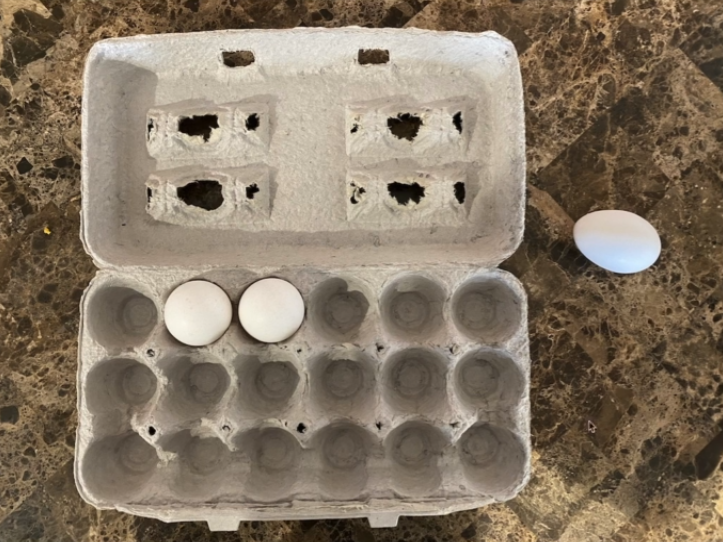
#> input picture images/egg_3.png, 723 x 542 px
$ python counting_the_eggs_all.py
#> lines starting #> are read from the running program, lines starting #| are printed output that depends on the picture; after the words box and inside, x2 and y2 are one past the last pixel; in counts of white or black regions, pixels touching at a corner belong together
import cv2 as cv
import numpy as np
from datetime import datetime as dt
import matplotlib.pyplot as plt

######################################################
image = cv.imread('./images/egg_3.png')
#> image is the input picture: shape (542, 723, 3); mean B, G, R 100.7, 119, 133.6
cv.imshow('input', image)
cv.waitKey(200)

gray = cv.cvtColor(image, cv.COLOR_BGR2GRAY)
cv.imshow('gray', gray)
cv.waitKey(200)

blured = cv.GaussianBlur(gray, (9,9), None)
cv.imshow('blured', blured)
cv.waitKey(200)

threshold, binary = cv.threshold(blured, 0, 255, cv.THRESH_BINARY + cv.THRESH_OTSU)
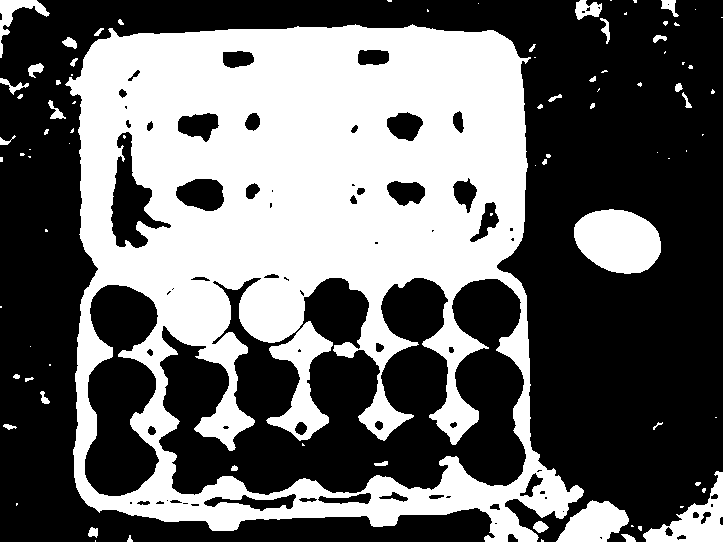
#> binary: shape (542, 723); 40.7% white; 88 white regions (48 under 20 px), largest, box (x1, y1, x2, y2) and area: (65, 24, 584, 542) 144567, (574, 209, 661, 274) 4337, (266, 321, 333, 441) 3187
#> threshold = 129
print(threshold) # 125.0
#| 129.0
cv.imshow('binary', binary)
cv.waitKey(200)

eroded = cv.erode(binary, None, iterations=1)
#> eroded: shape (542, 723); 37.3% white; 62 white regions (39 under 20 px)
cv.imshow('Eroded', eroded)
cv.waitKey(200)


contours, hierarchies = cv.findContours(eroded, cv.RETR_EXTERNAL, cv.CHAIN_APPROX_SIMPLE)
#> contours = 57 contours, 44 with area under 20; largest, box (x1, y1, x2, y2) and area: (67, 26, 583, 542) 215802, (575, 210, 660, 273) 3933, (644, 472, 723, 542) 1940, (558, 502, 628, 542) 1688, (0, 0, 48, 39) 442
# print(len(contours)) # 30
the_biggest_contour_by_area = max(contours , key=cv.contourArea)
#> the_biggest_contour_by_area = contour of 657 points, box (x1, y1, x2, y2) (67, 26, 583, 542), area 215802
box_contour = the_biggest_contour_by_area
#> box_contour has the same summary as the_biggest_contour_by_area
# biggest_area = cv.contourArea(the_biggest_contour_by_area)
contour_image = image.copy()
cv.drawContours(contour_image, [box_contour], -1, (0,255,255), 2)
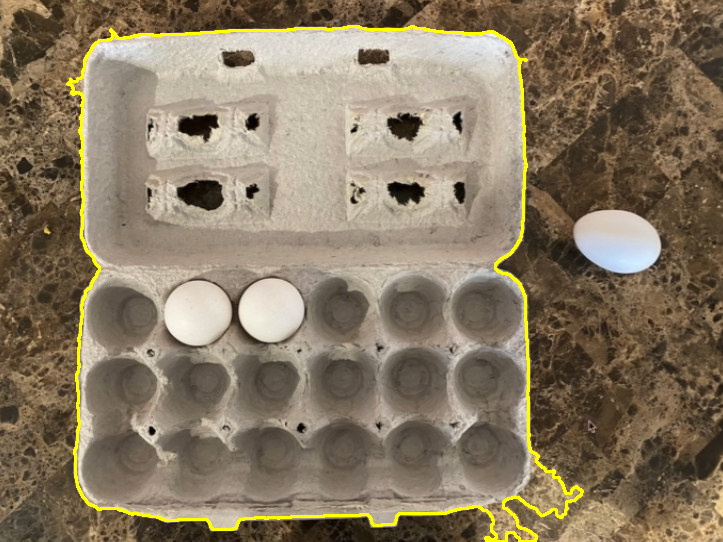
#> contour_image: shape (542, 723, 3); 1.81% of pixels changed, all inside (x1, y1, x2, y2) = (66, 25, 584, 542)
cv.imshow('contour_image_1', contour_image)
cv.waitKey(200)


perimeter = cv.arcLength(box_contour,True)
#> perimeter = 2280.8
approximate_contour = cv.approxPolyDP(box_contour,perimeter*0.04,True)
#> approximate_contour = [[110, 29], [86, 501], [535, 541], [526, 59]]
contour_image_2 = image.copy()
cv.drawContours(contour_image_2, [approximate_contour], -1, (0,255,255), 2)
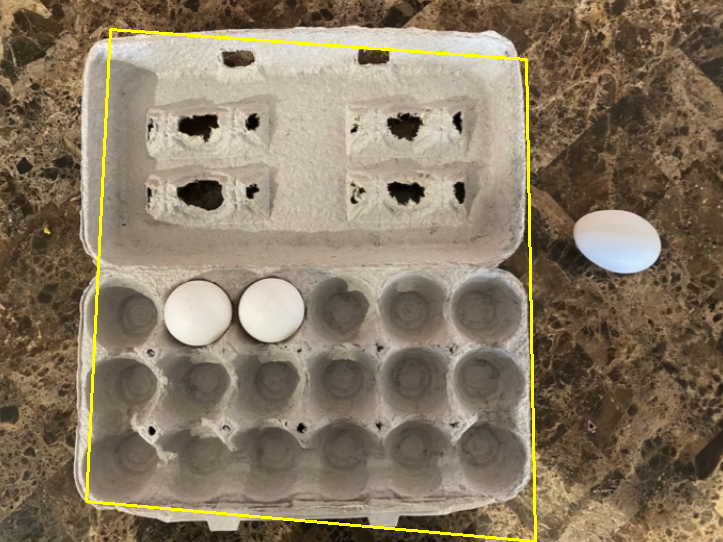
#> contour_image_2: shape (542, 723, 3); 1.39% of pixels changed, all inside (x1, y1, x2, y2) = (85, 28, 537, 542)
# cv.imshow('contour_image_2', contour_image_2)
# cv.waitKey(200)

approximate_contour_2 = cv.convexHull(box_contour)
#> approximate_contour_2 = contour of 27 points, box (x1, y1, x2, y2) (67, 26, 583, 542), area 240810
contour_image_3 = image.copy()
cv.drawContours(contour_image_3, [approximate_contour_2], -1, (0,255,255), 2)
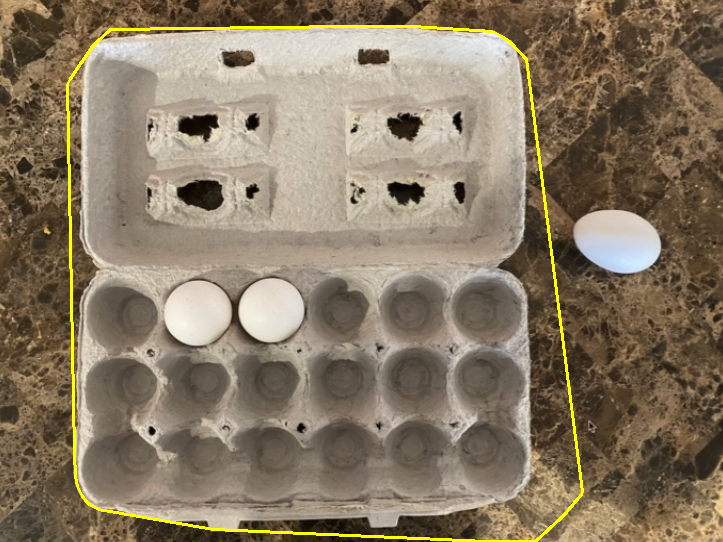
#> contour_image_3: shape (542, 723, 3); 1.42% of pixels changed, all inside (x1, y1, x2, y2) = (66, 25, 584, 542)
cv.imshow('contour_image_3', contour_image_3)
cv.waitKey(200)
# [15 lines of commented-out code are left out]

rectangle_image = image.copy()
x,y,w,h = cv.boundingRect(box_contour)
#> x = 67; y = 26; w = 516; h = 516
my_hand_made_contour = np.array([[x,y],[x+w,y],[x+w,y+h],[x,y+h]])
#> my_hand_made_contour = [[67, 26], [583, 26], [583, 542], [67, 542]]
cv.rectangle(rectangle_image, (x, y), (x+w, y+h), (0,255,255), 2)
#> rectangle_image: shape (542, 723, 3); 1.31% of pixels changed, all inside (x1, y1, x2, y2) = (66, 25, 585, 542)
# [10 lines of commented-out code are left out]
mask = np.zeros(image.shape[:2], dtype='uint8')
cv.drawContours(mask, [approximate_contour_2], -1, (255,255,255), -1)
#> mask: shape (542, 723); 61.7% white; 1 black region, box (x1, y1, x2, y2) and area: (0, 0, 723, 542) 150143
cv.imshow('Mask', mask)
cv.waitKey(200)


box = cv.bitwise_and(image.copy(),image.copy(),mask=mask)
cv.imshow('box', box)
cv.waitKey(200)

#####################################################################################################
#####################################################################################################
#####################################################################################################
image = box
cv.imshow('input 2', image)
cv.waitKey(200)

gray = cv.cvtColor(image, cv.COLOR_BGR2GRAY)
cv.imshow('gray 2', gray)
cv.waitKey(200)

blured = cv.GaussianBlur(gray, (3,3), None)
cv.imshow('blured 2', blured)
cv.waitKey(200)

threshold, binary = cv.threshold(blured, 200, 255, cv.THRESH_BINARY)
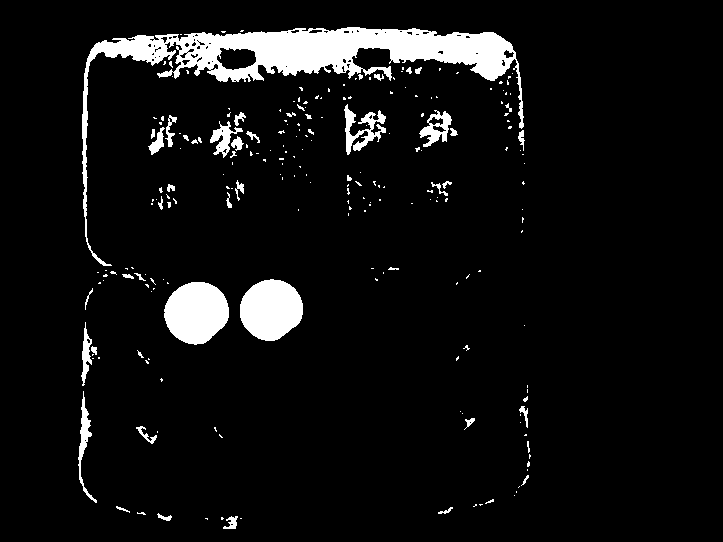
#> binary: shape (542, 723); 6.6% white; 227 white regions (179 under 20 px)
cv.imshow('binary 2', binary)
cv.waitKey(200)

contours, hierarchies = cv.findContours(binary, cv.RETR_EXTERNAL, cv.CHAIN_APPROX_SIMPLE)
#> contours = 227 contours, 197 with area under 20; largest, box (x1, y1, x2, y2) and area: (82, 27, 524, 266) 14146, (164, 282, 229, 345) 3020, (240, 279, 303, 341) 2904, (344, 104, 386, 155) 662, (419, 110, 452, 147) 580
# print(len(contours)) # 220
contour_image = image.copy()
cv.drawContours(contour_image, contours, -1, (0,255,255), -1)
cv.imshow('contour_image_1 2', contour_image)
cv.waitKey(200)

selected_contours = []
for index, cnt in enumerate(contours):
    area = cv.contourArea(cnt)
    # print(f"index: {index} has area: {area}")
    if area > 500:
        selected_contours.append(cnt)

    pass
#> this loop made 227 passes
#> area on passes 4, 5, 7: 80.5, 38, 24
#> after the loop, selected_contours = 5 contours; box (x1, y1, x2, y2) and area: (82, 27, 524, 266) 14146, (164, 282, 229, 345) 3020, (240, 279, 303, 341) 2904, (344, 104, 386, 155) 662, (419, 110, 452, 147) 580

print(f"selected_contours: {len(selected_contours)}")
#| selected_contours: 5
contour_image = image.copy()
cv.drawContours(contour_image, selected_contours, -1, (0,255,255), -1)
cv.imshow('selected_contours', contour_image)
cv.waitKey(200)


circle_contours = []
circle_count = 0
for index, cnt in enumerate(selected_contours):
    circle_check_image = image.copy()
    (x,y),radius = cv.minEnclosingCircle(cnt)
    x = int(x)
    y = int(y)
    circle_area = np.pi * radius**2
    contour_area = cv.contourArea(cnt)
    radius = int(radius)
    off_percentage = int(((circle_area-contour_area)/contour_area)*100)

    if(off_percentage) <= 50:
        is_circle = True
        circle_contours.append(cnt)
        circle_count += 1
    else:
        is_circle = False

    print("looking at contour index: ",index , "circle attributes: ",x,y,radius)
    print("circle area: ",circle_area,"contour area: ",contour_area,"off_percentage: ",off_percentage)
    print("stats", index , is_circle, circle_count)

    cv.drawContours(circle_check_image, [cnt], -1, (0,255,255), -1)
    cv.circle(circle_check_image,(x,y),radius,(255,255,255),2)
    cv.imshow('circle_check_image', circle_check_image)
    cv.waitKey(200)
    pass
#> this loop made 5 passes
#> (x, y, radius, circle_area, contour_area, off_percentage, is_circle, circle_count) on passes 1 to 2: (196, 311, 32, 3298.3, 3020.5, 9, True, 1), (270, 309, 31, 3173.2, 2903.5, 9, True, 2)
#> (printed output is left out)
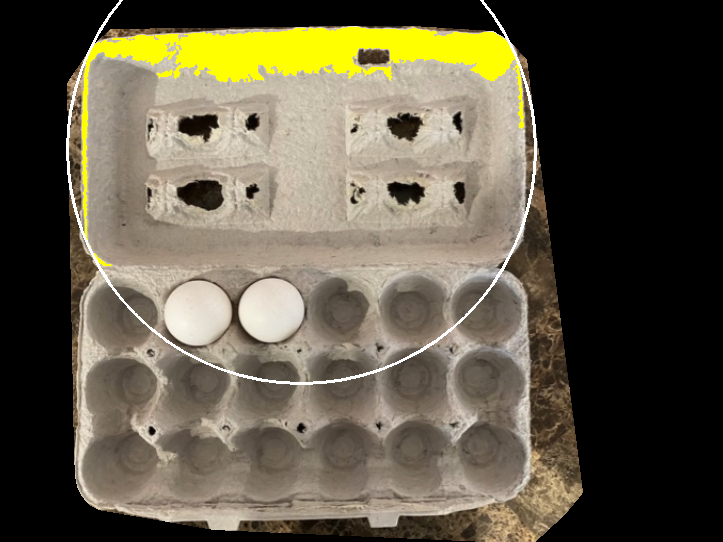
#> circle_check_image: shape (542, 723, 3); mean B, G, R 70.2, 89.2, 96.4
#> after the loop, circle_contours = 2 contours; box (x1, y1, x2, y2) and area: (164, 282, 229, 345) 3020, (240, 279, 303, 341) 2904; circle_count = 2

image_output = image.copy()
cv.drawContours(image_output, circle_contours, -1, (0,255,255), 2)
cv.putText(image_output, f"number of eggs {circle_count}" , (30, 30), cv.FONT_HERSHEY_SIMPLEX, 0.7, (0, 255, 255), 2)
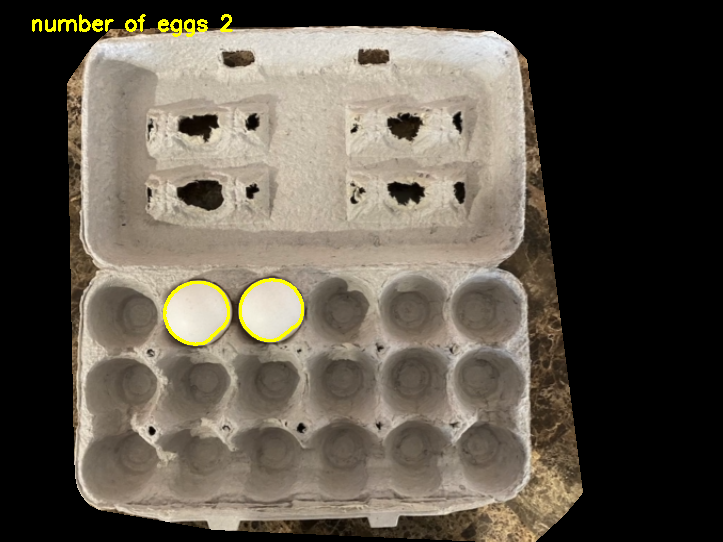
#> image_output: shape (542, 723, 3); mean B, G, R 75.8, 87.2, 94.6
cv.imshow('image_output', image_output)
cv.waitKey()

$ run again, with images/egg_1.png copied over images/egg_3.png
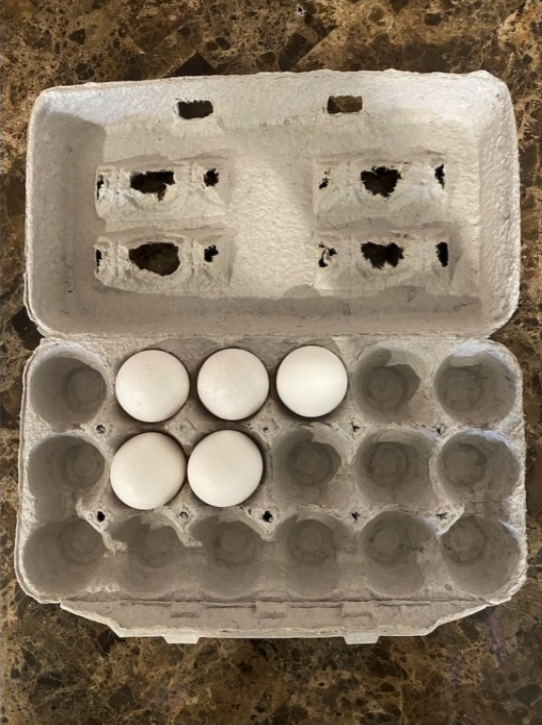
#> input picture images/egg_1.png, 542 x 725 px
#> image is the input picture: shape (725, 542, 3); mean B, G, R 100.3, 119.9, 134.8
#> `threshold, binary = cv.threshold(blured, 0, 255, cv.THRESH_BINARY + cv..`:
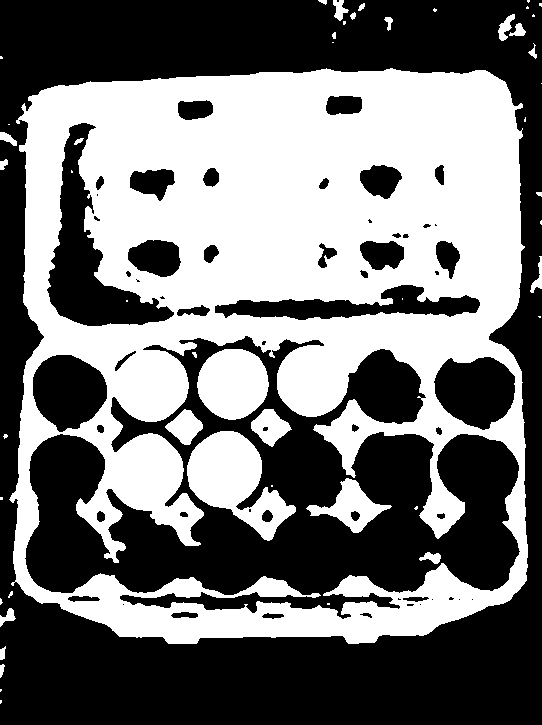
#> binary: shape (725, 542); 46% white; 50 white regions (25 under 20 px), largest, box (x1, y1, x2, y2) and area: (9, 68, 528, 644) 165693, (187, 431, 296, 541) 5967, (197, 349, 269, 420) 3968
#> threshold = 125
#| 125.0
#> eroded: shape (725, 542); 42.3% white; 43 white regions (25 under 20 px)
#> `contours, hierarchies = cv.findContours(eroded, cv.RETR_EXTERNAL, cv.C..`: contours = 30 contours, 21 with area under 20; largest, box (x1, y1, x2, y2) and area: (11, 69, 527, 643) 270917, (499, 15, 514, 40) 90, (334, 0, 347, 19) 76, (0, 609, 14, 625) 58, (532, 257, 542, 292) 58
#> the_biggest_contour_by_area = contour of 605 points, box (x1, y1, x2, y2) (11, 69, 527, 643), area 270917
#> box_contour has the same summary as the_biggest_contour_by_area
#> perimeter = 2215.5
#> approximate_contour = [[503, 82], [29, 98], [27, 593], [510, 597]]
#> contour_image_2: shape (725, 542, 3); 1.5% of pixels changed, all inside (x1, y1, x2, y2) = (26, 81, 512, 599)
#> approximate_contour_2 = contour of 39 points, box (x1, y1, x2, y2) (11, 69, 527, 643), area 280680
#> contour_image_3: shape (725, 542, 3); 1.52% of pixels changed, all inside (x1, y1, x2, y2) = (10, 68, 528, 644)
#> `x,y,w,h = cv.boundingRect(box_contour)`: x = 11; y = 69; w = 516; h = 574
#> my_hand_made_contour = [[11, 69], [527, 69], [527, 643], [11, 643]]
#> rectangle_image: shape (725, 542, 3); 1.66% of pixels changed, all inside (x1, y1, x2, y2) = (10, 68, 529, 645)
#> mask: shape (725, 542); 71.7% white; 1 black region, box (x1, y1, x2, y2) and area: (0, 0, 542, 725) 111289
#> `contours, hierarchies = cv.findContours(binary, cv.RETR_EXTERNAL, cv.C..`: contours = 220 contours, 176 with area under 20; largest, box (x1, y1, x2, y2) and area: (362, 70, 506, 152) 6414, (188, 434, 259, 506) 3656, (278, 348, 346, 416) 3462, (111, 439, 179, 509) 3338, (116, 355, 186, 421) 3317
#> the loop `for index, cnt in enumerate(contours):` made 220 passes
#> area on passes 4, 11, 12: 198.5, 40, 115.5
#> after the loop `for index, cnt in enumerate(contours):`: selected_contours = 9 contours; largest, box (x1, y1, x2, y2) and area: (362, 70, 506, 152) 6414, (188, 434, 259, 506) 3656, (278, 348, 346, 416) 3462, (111, 439, 179, 509) 3338, (116, 355, 186, 421) 3317
#| selected_contours: 9
#> the loop `for index, cnt in enumerate(selected_contours):` made 9 passes
#> (x, y, radius, circle_area, contour_area, off_percentage, is_circle) on passes 1 to 8: (143, 473, 34, 3835.2, 3338.5, 14, True), (222, 469, 36, 4091.9, 3655.5, 11, True), (150, 386, 34, 3781.5, 3317, 14, True), (232, 384, 33, 3612.2, 3055, 18, True), (311, 381, 34, 3658.9, 3461.5, 5, True), (466, 194, 18, 1061.9, 599.5, 77, False), (263, 222, 52, 8525, 3311.5, 157, False), (116, 167, 120, 45945.9, 2934.5, 1465, False)
#> (printed output is left out)
#> after the loop `for index, cnt in enumerate(selected_contours):`: circle_contours = 5 contours; box (x1, y1, x2, y2) and area: (188, 434, 259, 506) 3656, (278, 348, 346, 416) 3462, (111, 439, 179, 509) 3338, (116, 355, 186, 421) 3317, (199, 354, 267, 418) 3055; circle_count = 5
#> `cv.putText(image_output, f"number of eggs {circle_count}" , (30, 30), ..`:
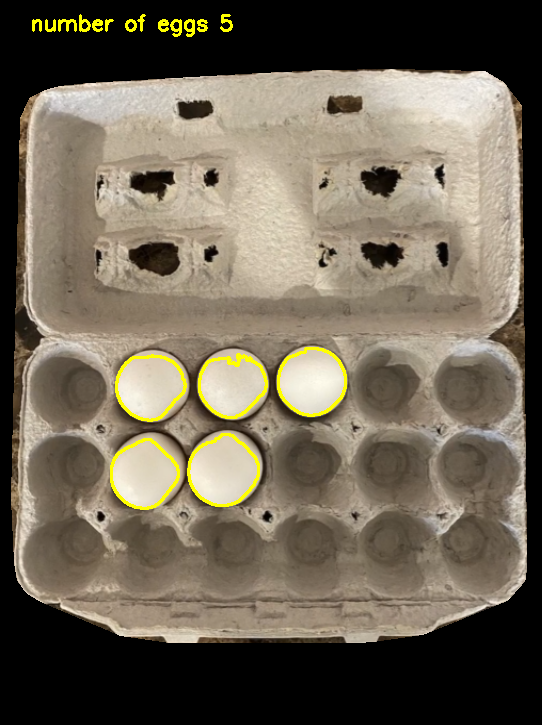
#> image_output: shape (725, 542, 3); mean B, G, R 86.5, 102.4, 111.7
